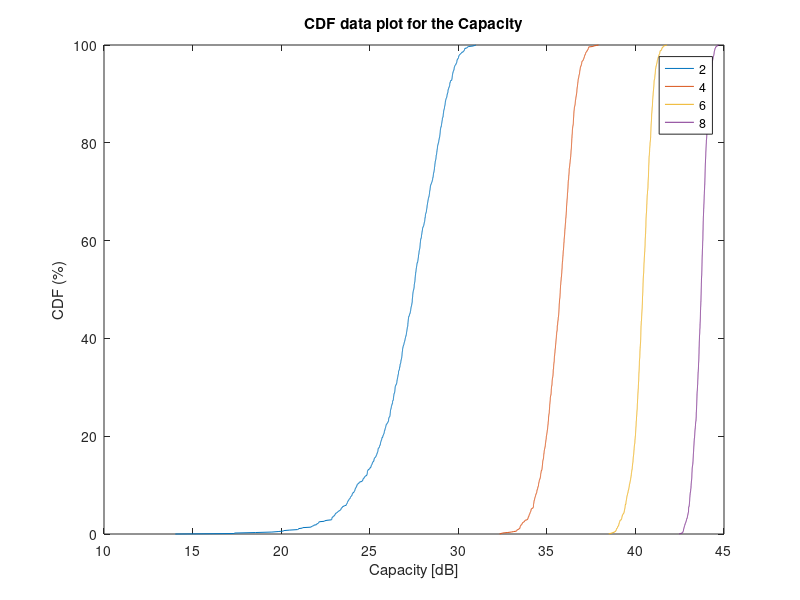
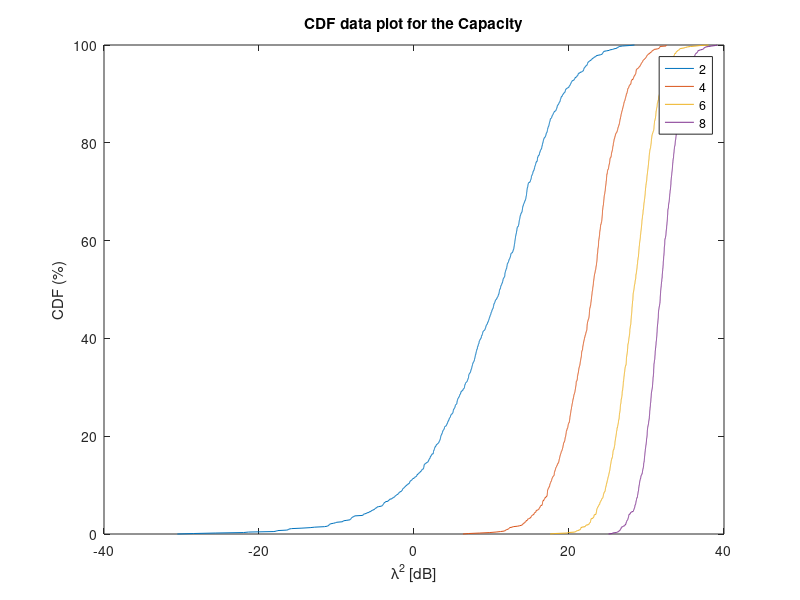

Here is the MATLAB script that generated these plots, in order:
clear all
close all

% make X number of uncorrelated channels
nr_antennas = 2:2:8;                % dont use more than 8, error on plotting due to color function.
nr_realizations = 1000;
SNR=316.23;

for o = 1:length(nr_antennas);
    H=zeros(nr_antennas(o),nr_antennas(o),nr_realizations);
    for r=1:nr_realizations
        for k = 1:nr_antennas(o)
            H(k,:,r) = (randn(1,nr_antennas(o)) .* exp(-1i*randn(1,nr_antennas(o))));
        end
    end
    
    lambda_vec=zeros(nr_realizations,1);
    C_vec=zeros(nr_realizations,1);
    
    for r=1:nr_realizations
        C=0;
        
        [U,S,V]=svd(H(:,:,r));
        
        lambda=diag(S);
        K=rank(S);
        
        for l=1:K
            C=C+log2(1+SNR*lambda(l)^2);
        end
        
        lambda_db=10*log(lambda(1));
        C_db=10*log(C);
        lambda_vec(r)= 2*lambda_db;
        C_vec(r)= C_db;
        
    end
    
    H1(o,:) = sort(C_vec);
    H2(o,:) = sort(lambda_vec);
    
end

leg = linspace(2,o*2,2);
figure
Percent_Axis = linspace (0 ,100 , 1000);
plot(H1,Percent_Axis); hold on
xlabel('Capacity [dB]')
ylabel('CDF (%)')
title('CDF data plot for the Capacity')
legend(num2str(nr_antennas'))


figure
Percent_Axis = linspace (0 ,100 , 1000);
plot(H2,Percent_Axis)
xlabel('\lambda^2 [dB]')
ylabel('CDF (%)')
title('CDF data plot for the Capacity')
legend(num2str(nr_antennas'))
